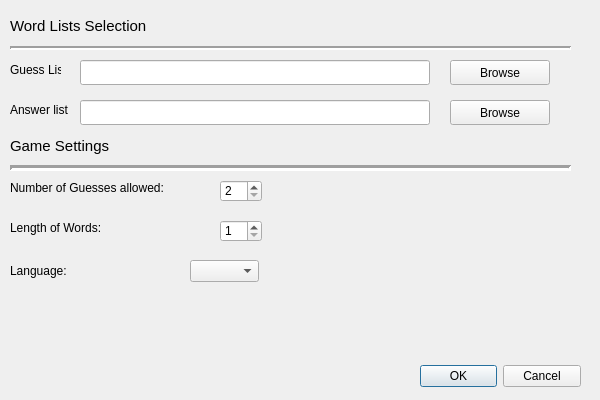
<?xml version="1.0" encoding="UTF-8"?>
<ui version="4.0">
 <class>settingsMenu</class>
 <widget class="QDialog" name="settingsMenu">
  <property name="geometry">
   <rect>
    <x>0</x>
    <y>0</y>
    <width>600</width>
    <height>400</height>
   </rect>
  </property>
  <property name="sizePolicy">
   <sizepolicy hsizetype="Fixed" vsizetype="Fixed">
    <horstretch>0</horstretch>
    <verstretch>0</verstretch>
   </sizepolicy>
  </property>
  <property name="minimumSize">
   <size>
    <width>600</width>
    <height>400</height>
   </size>
  </property>
  <property name="maximumSize">
   <size>
    <width>600</width>
    <height>400</height>
   </size>
  </property>
  <property name="windowTitle">
   <string>Settings</string>
  </property>
  <widget class="QDialogButtonBox" name="dialogBtnBox">
   <property name="geometry">
    <rect>
     <x>420</x>
     <y>360</y>
     <width>161</width>
     <height>32</height>
    </rect>
   </property>
   <property name="locale">
    <locale language="English" country="UnitedStates"/>
   </property>
   <property name="orientation">
    <enum>Qt::Horizontal</enum>
   </property>
   <property name="standardButtons">
    <set>QDialogButtonBox::Cancel|QDialogButtonBox::Ok</set>
   </property>
  </widget>
  <widget class="QPushButton" name="guessListBrowseBtn">
   <property name="geometry">
    <rect>
     <x>450</x>
     <y>60</y>
     <width>100</width>
     <height>25</height>
    </rect>
   </property>
   <property name="text">
    <string>Browse</string>
   </property>
  </widget>
  <widget class="QPushButton" name="answerListBrowseBtn">
   <property name="geometry">
    <rect>
     <x>450</x>
     <y>100</y>
     <width>100</width>
     <height>25</height>
    </rect>
   </property>
   <property name="text">
    <string>Browse</string>
   </property>
  </widget>
  <widget class="QLineEdit" name="guessListLineEdit">
   <property name="geometry">
    <rect>
     <x>80</x>
     <y>60</y>
     <width>350</width>
     <height>25</height>
    </rect>
   </property>
   <property name="sizePolicy">
    <sizepolicy hsizetype="Fixed" vsizetype="Fixed">
     <horstretch>0</horstretch>
     <verstretch>0</verstretch>
    </sizepolicy>
   </property>
  </widget>
  <widget class="QLineEdit" name="answerListLineEdit">
   <property name="geometry">
    <rect>
     <x>80</x>
     <y>100</y>
     <width>350</width>
     <height>25</height>
    </rect>
   </property>
   <property name="sizePolicy">
    <sizepolicy hsizetype="Fixed" vsizetype="Fixed">
     <horstretch>0</horstretch>
     <verstretch>0</verstretch>
    </sizepolicy>
   </property>
  </widget>
  <widget class="QLabel" name="guessListLabel">
   <property name="geometry">
    <rect>
     <x>10</x>
     <y>60</y>
     <width>51</width>
     <height>20</height>
    </rect>
   </property>
   <property name="text">
    <string>Guess List</string>
   </property>
  </widget>
  <widget class="QLabel" name="answerListLabel">
   <property name="geometry">
    <rect>
     <x>10</x>
     <y>100</y>
     <width>61</width>
     <height>20</height>
    </rect>
   </property>
   <property name="text">
    <string>Answer list</string>
   </property>
  </widget>
  <widget class="Line" name="wordListsSelectionLine">
   <property name="geometry">
    <rect>
     <x>10</x>
     <y>40</y>
     <width>561</width>
     <height>16</height>
    </rect>
   </property>
   <property name="font">
    <font>
     <pointsize>9</pointsize>
    </font>
   </property>
   <property name="lineWidth">
    <number>2</number>
   </property>
   <property name="orientation">
    <enum>Qt::Horizontal</enum>
   </property>
  </widget>
  <widget class="QLabel" name="wordListSelectionHeaderLabel">
   <property name="geometry">
    <rect>
     <x>10</x>
     <y>10</y>
     <width>141</width>
     <height>31</height>
    </rect>
   </property>
   <property name="font">
    <font>
     <pointsize>11</pointsize>
    </font>
   </property>
   <property name="text">
    <string>Word Lists Selection</string>
   </property>
  </widget>
  <widget class="Line" name="gameSettingsLine">
   <property name="geometry">
    <rect>
     <x>10</x>
     <y>160</y>
     <width>561</width>
     <height>16</height>
    </rect>
   </property>
   <property name="frameShadow">
    <enum>QFrame::Sunken</enum>
   </property>
   <property name="lineWidth">
    <number>3</number>
   </property>
   <property name="midLineWidth">
    <number>0</number>
   </property>
   <property name="orientation">
    <enum>Qt::Horizontal</enum>
   </property>
  </widget>
  <widget class="QLabel" name="gameSettingsHeaderLabel">
   <property name="geometry">
    <rect>
     <x>10</x>
     <y>130</y>
     <width>141</width>
     <height>31</height>
    </rect>
   </property>
   <property name="font">
    <font>
     <pointsize>11</pointsize>
    </font>
   </property>
   <property name="text">
    <string>Game Settings</string>
   </property>
  </widget>
  <widget class="QLabel" name="noGuessesLabel">
   <property name="geometry">
    <rect>
     <x>10</x>
     <y>180</y>
     <width>191</width>
     <height>16</height>
    </rect>
   </property>
   <property name="text">
    <string>Number of Guesses allowed:</string>
   </property>
  </widget>
  <widget class="QLabel" name="noCharactersLabel">
   <property name="geometry">
    <rect>
     <x>10</x>
     <y>220</y>
     <width>121</width>
     <height>16</height>
    </rect>
   </property>
   <property name="text">
    <string>Length of Words:</string>
   </property>
  </widget>
  <widget class="QSpinBox" name="noGuessesSpinBox">
   <property name="geometry">
    <rect>
     <x>220</x>
     <y>180</y>
     <width>42</width>
     <height>22</height>
    </rect>
   </property>
   <property name="minimum">
    <number>2</number>
   </property>
   <property name="maximum">
    <number>10</number>
   </property>
  </widget>
  <widget class="QSpinBox" name="noCharactersSpinBox">
   <property name="geometry">
    <rect>
     <x>220</x>
     <y>220</y>
     <width>42</width>
     <height>22</height>
    </rect>
   </property>
   <property name="minimum">
    <number>1</number>
   </property>
   <property name="maximum">
    <number>10</number>
   </property>
  </widget>
  <widget class="QComboBox" name="languageComboBox">
   <property name="geometry">
    <rect>
     <x>190</x>
     <y>260</y>
     <width>69</width>
     <height>22</height>
    </rect>
   </property>
  </widget>
  <widget class="QLabel" name="languageLabel">
   <property name="geometry">
    <rect>
     <x>10</x>
     <y>260</y>
     <width>71</width>
     <height>21</height>
    </rect>
   </property>
   <property name="text">
    <string>Language:</string>
   </property>
  </widget>
 </widget>
 <resources/>
 <connections>
  <connection>
   <sender>dialogBtnBox</sender>
   <signal>accepted()</signal>
   <receiver>settingsMenu</receiver>
   <slot>accept()</slot>
   <hints>
    <hint type="sourcelabel">
     <x>248</x>
     <y>254</y>
    </hint>
    <hint type="destinationlabel">
     <x>157</x>
     <y>274</y>
    </hint>
   </hints>
  </connection>
  <connection>
   <sender>dialogBtnBox</sender>
   <signal>rejected()</signal>
   <receiver>settingsMenu</receiver>
   <slot>reject()</slot>
   <hints>
    <hint type="sourcelabel">
     <x>316</x>
     <y>260</y>
    </hint>
    <hint type="destinationlabel">
     <x>286</x>
     <y>274</y>
    </hint>
   </hints>
  </connection>
 </connections>
</ui>
